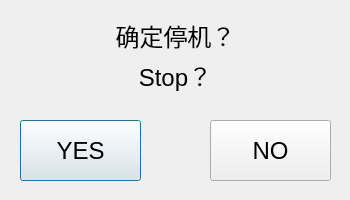
<?xml version="1.0" encoding="UTF-8"?>
<ui version="4.0">
 <class>PopUpWindow03</class>
 <widget class="QDialog" name="PopUpWindow03">
  <property name="geometry">
   <rect>
    <x>0</x>
    <y>0</y>
    <width>350</width>
    <height>200</height>
   </rect>
  </property>
  <property name="windowTitle">
   <string>Dialog</string>
  </property>
  <widget class="QWidget" name="widget" native="true">
   <property name="geometry">
    <rect>
     <x>0</x>
     <y>0</y>
     <width>350</width>
     <height>200</height>
    </rect>
   </property>
   <widget class="QLabel" name="label">
    <property name="geometry">
     <rect>
      <x>0</x>
      <y>20</y>
      <width>351</width>
      <height>31</height>
     </rect>
    </property>
    <property name="font">
     <font>
      <pointsize>18</pointsize>
     </font>
    </property>
    <property name="text">
     <string>确定停机？</string>
    </property>
    <property name="alignment">
     <set>Qt::AlignCenter</set>
    </property>
   </widget>
   <widget class="QLabel" name="label_2">
    <property name="geometry">
     <rect>
      <x>0</x>
      <y>60</y>
      <width>351</width>
      <height>31</height>
     </rect>
    </property>
    <property name="font">
     <font>
      <pointsize>18</pointsize>
     </font>
    </property>
    <property name="text">
     <string>Stop？</string>
    </property>
    <property name="alignment">
     <set>Qt::AlignCenter</set>
    </property>
   </widget>
   <widget class="QPushButton" name="pBtn_YES">
    <property name="geometry">
     <rect>
      <x>20</x>
      <y>120</y>
      <width>121</width>
      <height>61</height>
     </rect>
    </property>
    <property name="font">
     <font>
      <pointsize>18</pointsize>
      <bold>false</bold>
     </font>
    </property>
    <property name="text">
     <string>YES</string>
    </property>
   </widget>
   <widget class="QPushButton" name="pBtn_NO">
    <property name="geometry">
     <rect>
      <x>210</x>
      <y>120</y>
      <width>121</width>
      <height>61</height>
     </rect>
    </property>
    <property name="font">
     <font>
      <pointsize>18</pointsize>
      <bold>false</bold>
     </font>
    </property>
    <property name="text">
     <string>NO</string>
    </property>
   </widget>
  </widget>
 </widget>
 <resources/>
 <connections/>
</ui>
